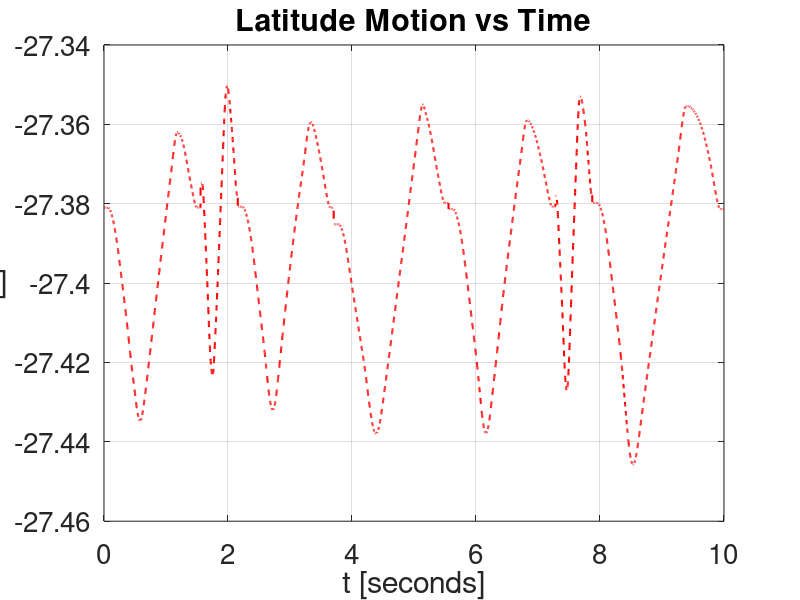
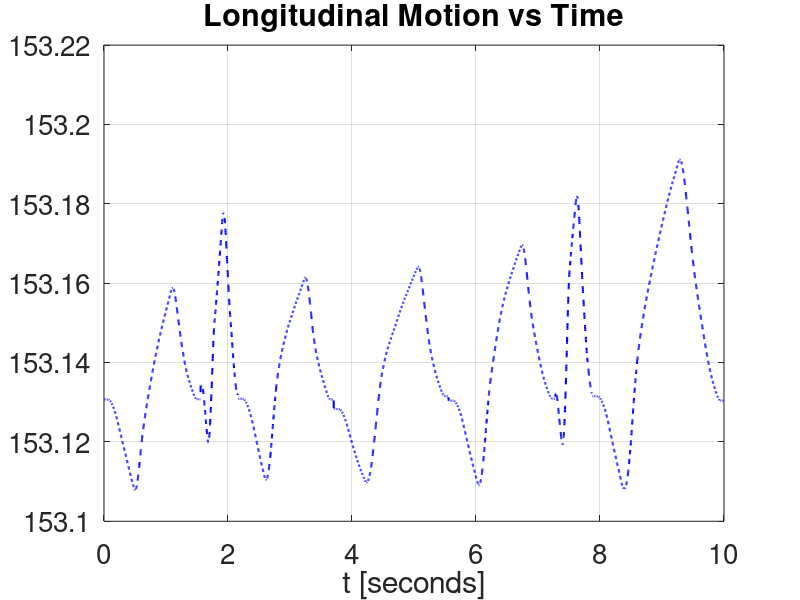
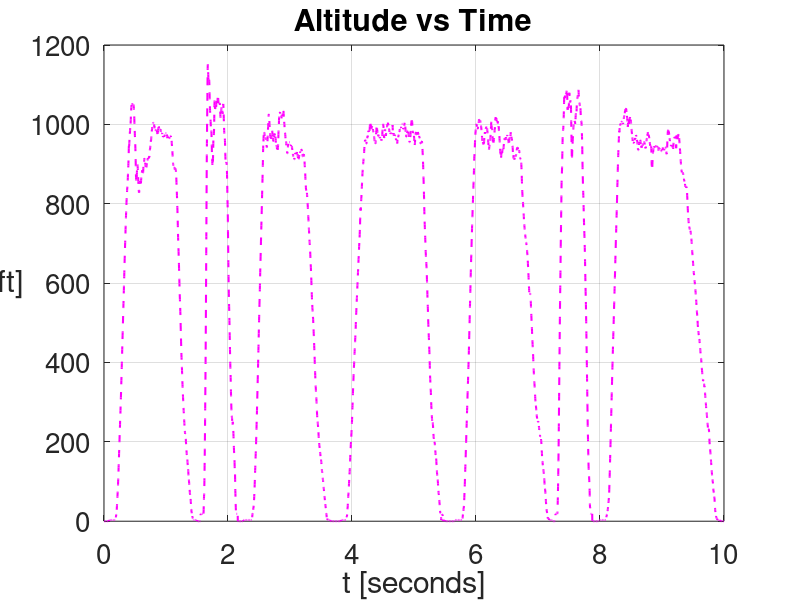
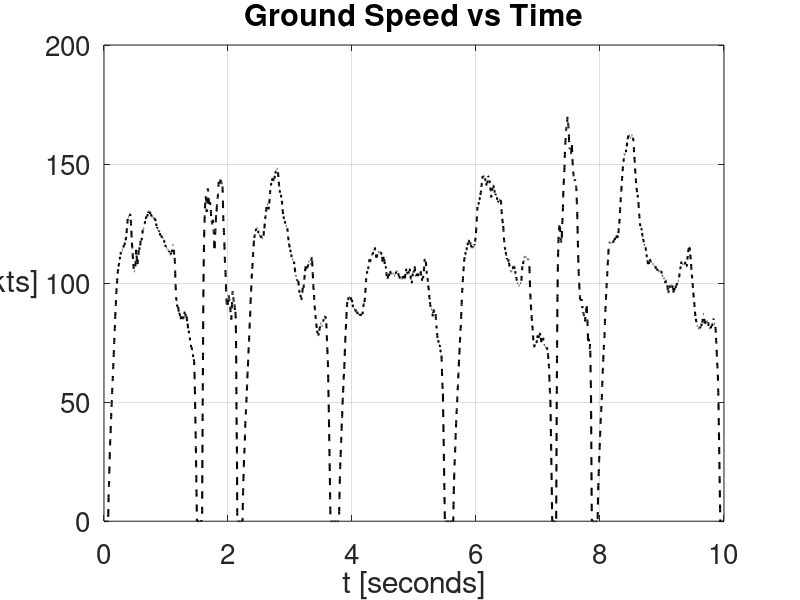

MATLAB code for these plots, in order:
%% EGB243 Task B - Team Bombardier
close all; clear; clc
%hi
% Flight Simulator Data Fields
% ----------------------------
% 
% Col 1: Ground Speed (kts)
% Col 2: Altitude (feet)
% Col 3: Heading (deg - from North)
% Col 4: Latitude (deg)
% Col 5: Longitude (deg)
% 
% Each row denotes a specific timestamp or epoch. 
% 
% The timestamps are montonically increasing as you move down the rows. 
% 
% The time interval between each timestamp is 0.4 seconds.

% loading data
flight4 = importdata('Flight4.csv');
flight6 = importdata('Flight6.csv');
flight9 = importdata('Flight9.csv');
flight11 = importdata('Flight11.csv');
flight13 = importdata('Flight13.csv');
flight17 = importdata('Flight17.csv');
flight25 = importdata('Flight25.csv');

% flight data
f4 = flight4.data;
f6 = flight6.data;
f9 = flight9.data;
f11 = flight11.data;
f13 = flight13.data;
f17 = flight17.data;
f25 = flight25.data;

% ground speed data
groundSpeed = [  f4(:, 1);
                 f6(:, 1);
                 f9(:, 1);
                f11(:, 1);
                f13(:, 1);
                f17(:, 1);
                f25(:, 1) ];

% altitude data
flightAlt = [  f4(:, 2);
               f6(:, 2);
               f9(:, 2);
              f11(:, 2);
              f13(:, 2);
              f17(:, 2);
              f25(:, 2) ];
          
% heading angle data
heading = [  f4(:, 3);
             f6(:, 3);
             f9(:, 3);
            f11(:, 3);
            f13(:, 3);
            f17(:, 3);
            f25(:, 3) ];

% latitude data
flightLat = [  f4(:, 4);
               f6(:, 4);
               f9(:, 4);
              f11(:, 4);
              f13(:, 4);
              f17(:, 4);
              f25(:, 4) ];

% longitude data
flightLon = [  f4(:, 5);
               f6(:, 5);
               f9(:, 5);
              f11(:, 5);
              f13(:, 5);
              f17(:, 5);
              f25(:, 5) ];

% general data plots
figure(1);
t = linspace(0, 10, size(flightLat,1) + 1); t(end) = [];
plot(t, flightLat, 'r--', 'LineWidth', 1.5);
grid on
box on
title('Latitude Motion vs Time');
ylabel('degrees [deg]');
xlabel('t [seconds]');
labelprop = get(gca,'ylabel');
set(labelprop,'rotation',0,'VerticalAlignment','middle', 'HorizontalAlignment', 'right');
set(gca,'FontSize',20);

figure(2);
plot(t, flightLon, 'b--', 'LineWidth', 1.5);
grid on
box on
title('Longitudinal Motion vs Time');
ylabel('degrees [deg]');
xlabel('t [seconds]');
labelprop = get(gca,'ylabel');
set(labelprop,'rotation',0,'VerticalAlignment','middle', 'HorizontalAlignment', 'right');
set(gca,'FontSize',20);

figure(3);
plot(t, flightAlt, 'm--', 'LineWidth', 1.5);
grid on
box on
title('Altitude vs Time');
ylabel('feet [ft]');
xlabel('t [seconds]');
labelprop = get(gca,'ylabel');
set(labelprop,'rotation',0,'VerticalAlignment','middle', 'HorizontalAlignment', 'right');
set(gca,'FontSize',20);

figure(4);
plot(t, groundSpeed, 'k--', 'LineWidth', 1.5);
grid on
box on
title('Ground Speed vs Time');
ylabel('knots [kts]');
xlabel('t [seconds]');
labelprop = get(gca,'ylabel');
set(labelprop,'rotation',0,'VerticalAlignment','middle', 'HorizontalAlignment', 'right');
set(gca,'FontSize',20);

figure(5);
plot(t, heading, 'g--', 'LineWidth', 1.5);
grid on
box on
title('Heading Angle vs Time');
ylabel('degrees [deg]');
xlabel('t [seconds]');
labelprop = get(gca,'ylabel');
set(labelprop,'rotation',0,'VerticalAlignment','middle', 'HorizontalAlignment', 'right');
set(gca,'FontSize',20);


